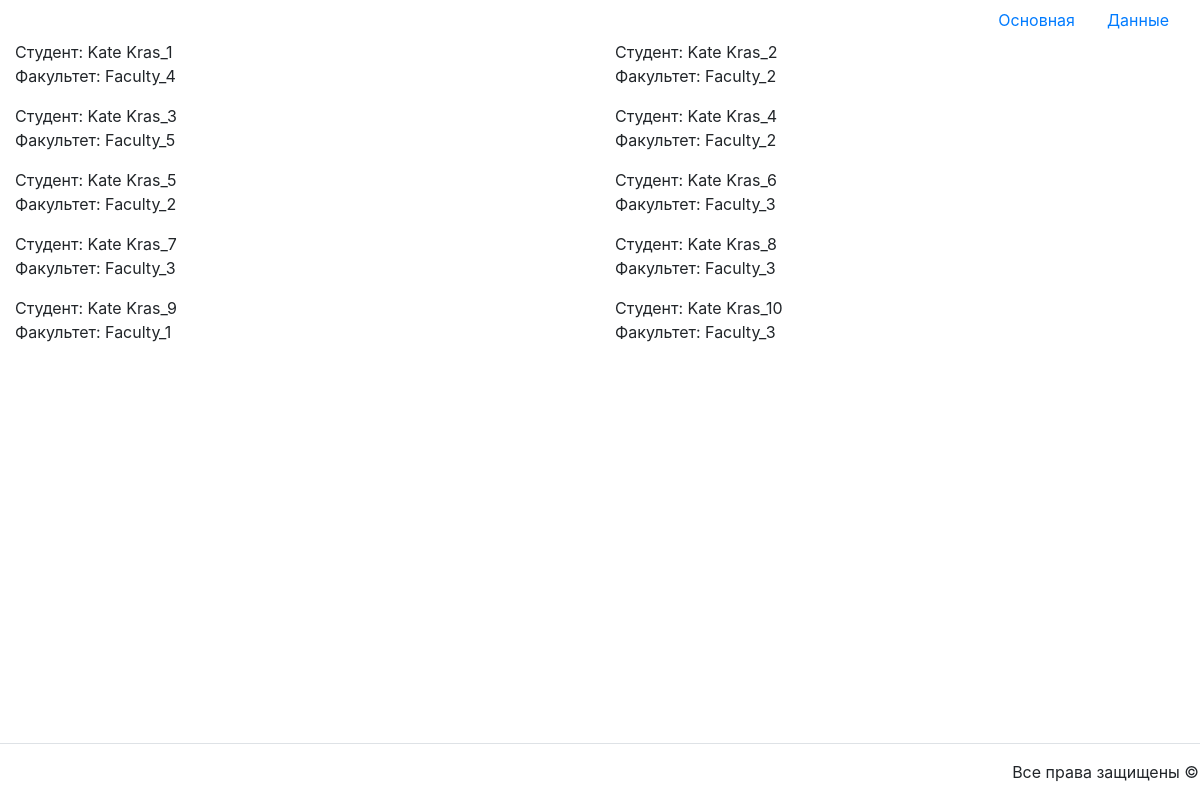
The page /students/ on the database its author committed.
### Task1/models.py (models this page shows, shortened)
class Student(db.Model):
    id = db.Column(db.Integer, primary_key=True)# автонумерация с 1
    name = db.Column(db.String(80), unique=False, nullable=False)
    surname = db.Column(db.String(80), unique=False, nullable=False)
    age = db.Column(db.Integer, unique=False, nullable=False)
    group = db.Column(db.Integer, nullable=False)
    sex = db.Column(db.Boolean, nullable=False)
    faculty_id = db.Column(db.Integer, db.ForeignKey('faculty.id'), nullable=False)

class Faculty(db.Model):
    id = db.Column(db.Integer, primary_key=True)
    name = db.Column(db.String(80), unique=False, nullable=False)
    students = db.relationship('Student', backref='faculty', lazy=True)

### Task1/main.py (the view)
@app.route('/students/')
def all_users():
    students = Student.query.all()
    context = {'students': students}
    return render_template('students.html', **context)

### Task1/templates/students.html (shortened to what this page needs)
{% extends 'base.html' %}
{% block content %}
    <div class="row">
        {% for student in students %}
            <p class="col-12 col-md-6">Студент: {{ student.name }} {{ student.surname }}<br>
            Факультет: {{ student.faculty.name }}</p>
        {% endfor %}
    </div>
{% endblock %}

### Task1/templates/base.html (shortened to what this page needs)
<!doctype html>
<html lang="ru">
<head>
  <link rel="stylesheet" href="/static/css/bootstrap.min.css">
</head>
<body>
  <div class="container-fluid">
    <ul class="nav nav-pills justify-content-end align-items-end">
      <li class="nav-item"><a href="/main/" class="nav-link">Основная</a></li>
      <li class="nav-item"><a href="/data/" class="nav-link">Данные</a></li>
    </ul>
    {% block content %}{% endblock %}
    <div class="row fixed-bottom modal-footer">
      <p>Все права защищены &copy;</p>
    </div>
  </div>
</body>
</html>

### rows shown on the page
Student: name "Kate", surname "Kras_1", faculty.name "Faculty_4"
Student: name "Kate", surname "Kras_2", faculty.name "Faculty_2"
Student: name "Kate", surname "Kras_3", faculty.name "Faculty_5"
Student: name "Kate", surname "Kras_4", faculty.name "Faculty_2"
Student: name "Kate", surname "Kras_5", faculty.name "Faculty_2"
Student: name "Kate", surname "Kras_6", faculty.name "Faculty_3"
Student: name "Kate", surname "Kras_7", faculty.name "Faculty_3"
Student: name "Kate", surname "Kras_8", faculty.name "Faculty_3"
Student: name "Kate", surname "Kras_9", faculty.name "Faculty_1"
Student: name "Kate", surname "Kras_10", faculty.name "Faculty_3"
